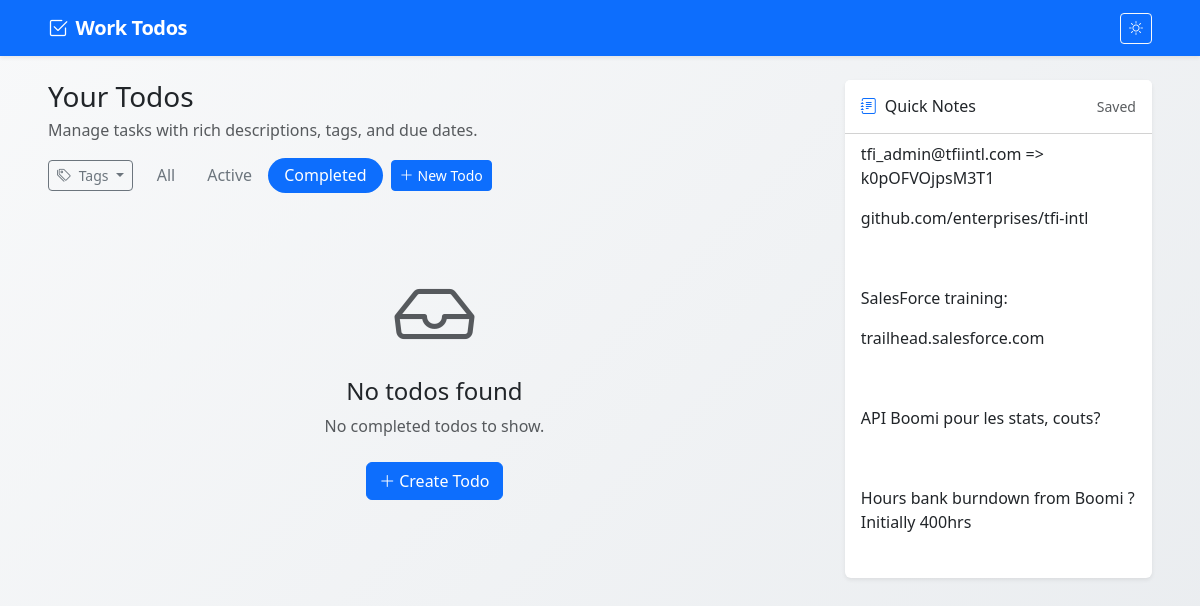
The app's page /?filter=completed, older data.
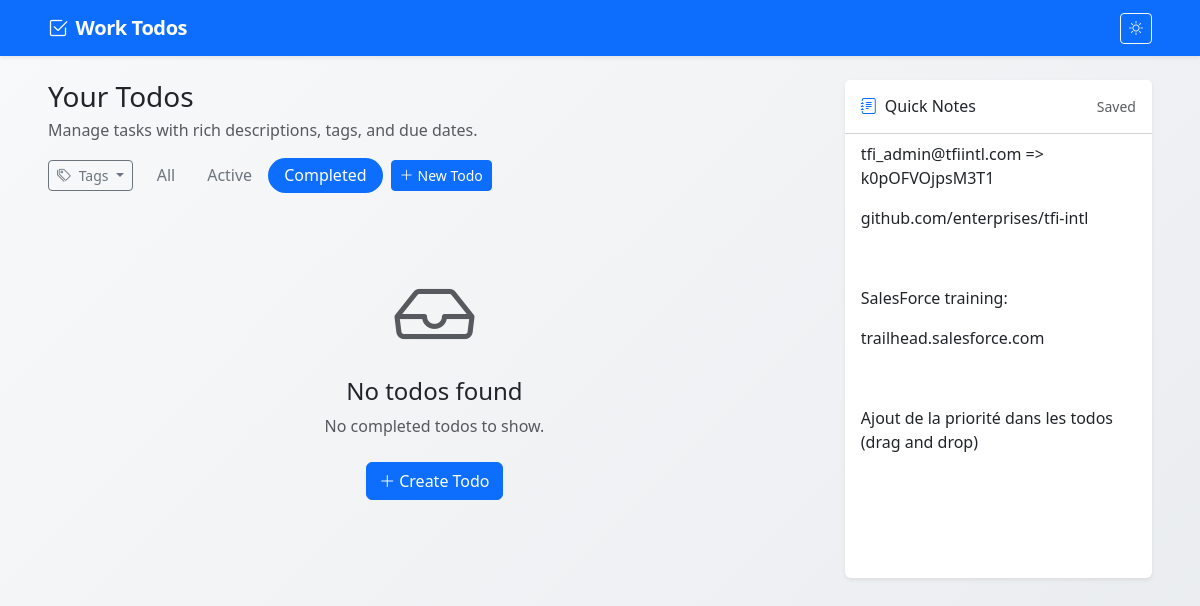
The same page, newer data.
### app.py (models this page shows)
class QuickNotes(db.Model):
    id = db.Column(db.Integer, primary_key=True)
    content = db.Column(db.Text, default="")
    updated_at = db.Column(
        db.DateTime,
        default=lambda: datetime.now(timezone.utc),
        onupdate=lambda: datetime.now(timezone.utc),
        nullable=False,
    )

### app.py (the view)
@app.route("/")
def index():
    filter_status = request.args.get("filter", "all")
    selected_category_ids = get_selected_category_ids()
    query = Todo.query.order_by(Todo.sort_order.asc(), Todo.created_at.desc())
    if filter_status == "active":
        query = query.filter_by(completed=False)
    elif filter_status == "completed":
        query = query.filter_by(completed=True)
    if selected_category_ids:
        query = query.filter(Todo.categories.any(Category.id.in_(selected_category_ids)))
    todos = query.all()
    all_categories = Category.query.order_by(Category.name).all()
    quick_notes = get_quick_notes()
    return render_template(
        "index.html",
        todos=todos,
        filter_status=filter_status,
        all_categories=all_categories,
        selected_category_ids=selected_category_ids,
        quick_notes=quick_notes,
    )

### app.py (called while the page is built)
def get_selected_category_ids():
    selected = []
    for value in request.args.getlist("categories"):
        if value.isdigit():
            selected.append(int(value))
    return selected

def get_quick_notes():
    notes = QuickNotes.query.first()
    if notes is None:
        notes = QuickNotes(content="")
        db.session.add(notes)
        db.session.commit()
    return notes

    @property
    def display_name(self):
        return self.name.replace("-", " ").title()

### templates/index.html (shortened to what this page needs)
{% extends "base.html" %}
{% block main_class %}container-fluid px-4 px-lg-5{% endblock %}
{% block nav_class %}container-fluid px-4 px-lg-5{% endblock %}
{% block content %}
<div class="index-layout">
    <div class="index-main">
        <div class="d-flex flex-wrap align-items-center justify-content-between gap-3 mb-4">
            <div>
                <h1 class="h3 mb-1">Your Todos</h1>
                <p class="text-muted mb-0">Manage tasks with rich descriptions, tags, and due dates.</p>
            </div>
            <div class="d-flex flex-wrap align-items-center gap-2">
                {% if all_categories %}
                <form method="get" id="category-filter-form" class="d-flex align-items-center gap-2">
                    <div class="dropdown">
                        <button class="btn btn-outline-secondary btn-sm dropdown-toggle" type="button"
                                data-bs-toggle="dropdown" data-bs-auto-close="outside">
                            <i class="bi bi-tags me-1"></i>
                            Tags
                        </button>
                    </div>
                </form>
                {% endif %}
                <ul class="nav filter-pills mb-0">
                    <li class="nav-item">
                        <a class="nav-link {% if filter_status == 'all' %}active bg-primary text-white{% else %}text-secondary{% endif %}"
                           href="{{ url_for('index', filter='all', categories=selected_category_ids) }}">All</a>
                    </li>
                    <li class="nav-item">
                        <a class="nav-link {% if filter_status == 'active' %}active bg-primary text-white{% else %}text-secondary{% endif %}"
                           href="{{ url_for('index', filter='active', categories=selected_category_ids) }}">Active</a>
                    </li>
                    <li class="nav-item">
                        <a class="nav-link {% if filter_status == 'completed' %}active bg-primary text-white{% else %}text-secondary{% endif %}"
                           href="{{ url_for('index', filter='completed', categories=selected_category_ids) }}">Completed</a>
                    </li>
                </ul>
                <a href="{{ url_for('create_todo') }}" class="btn btn-primary btn-sm">
                    <i class="bi bi-plus-lg me-1"></i>New Todo
                </a>
            </div>
        </div>
        {% if todos %}
            <div class="row g-3" id="todo-list">
                {% for todo in todos %}
                <div class="col-12 todo-item" data-todo-id="{{ todo.id }}">
                    <div class="card todo-card shadow-sm border-0 {% if todo.completed %}border-start border-success border-4{% elif todo.is_overdue %}border-start border-danger border-4{% else %}border-start border-primary border-4{% endif %}">
                        <div class="card-body">
                            <div class="d-flex flex-wrap align-items-start justify-content-between gap-3">
                                <div class="d-flex align-items-start gap-2 flex-grow-1 min-w-0">
                                    <button type="button" class="btn btn-sm btn-link text-muted drag-handle px-1" title="Drag to reorder" aria-label="Drag to reorder">
                                        <i class="bi bi-grip-vertical"></i>
                                    </button>
                                    <div class="flex-grow-1 min-w-0">
                                    <div class="d-flex flex-wrap align-items-center gap-2 mb-2">
                                        {% if todo.completed %}
                                            <span class="badge text-bg-success"><i class="bi bi-check-circle me-1"></i>Completed</span>
                                        {% else %}
                                            <span class="badge text-bg-primary"><i class="bi bi-circle me-1"></i>Active</span>
                                        {% endif %}
                                        <small class="text-muted">
                                            <i class="bi bi-calendar-plus me-1"></i>
                                            Created {{ todo.created_at_local.strftime('%b %d, %Y') }}
                                        </small>
                                        {% if todo.due_date %}
                                        <small class="{% if todo.is_overdue %}text-danger fw-semibold{% elif todo.is_due_today %}text-warning fw-semibold{% else %}text-muted{% endif %}">
                                            <i class="bi bi-calendar-event me-1"></i>
                                            Due {{ todo.due_date.strftime('%b %d, %Y') }}
                                            {% if todo.is_overdue %}<span class="badge text-bg-danger ms-1">Overdue</span>{% elif todo.is_due_today %}<span class="badge text-bg-warning ms-1">Today</span>{% endif %}
                                        </small>
                                        {% endif %}
                                    </div>
                                    <h2 class="h5 todo-title mb-2 {% if todo.completed %}completed{% endif %}">{{ todo.title }}</h2>
                                    {% if todo.categories %}
                                    <div class="mb-2">
                                        {% for category in todo.categories|sort(attribute='name') %}
                                        <span class="badge rounded-pill text-bg-light border tag-badge me-1">{{ category.display_name }}</span>
                                        {% endfor %}
                                    </div>
                                    {% endif %}
                                    {% if todo.description %}
                                    <div class="todo-description text-secondary">
                                        {{ todo.description | safe }}
                                    </div>
                                    {% else %}
                                    <p class="text-muted fst-italic mb-0">No description provided.</p>
                                    {% endif %}
                                    </div>
                                </div>
                                <div class="d-flex flex-wrap gap-2">
                                    <form action="{{ url_for('toggle_todo', todo_id=todo.id) }}" method="post">
                                        <button type="submit" class="btn btn-sm {% if todo.completed %}btn-outline-secondary{% else %}btn-success{% endif %}">
                                            {% if todo.completed %}
                                                <i class="bi bi-arrow-counterclockwise me-1"></i>Reopen
                                            {% else %}
                                                <i class="bi bi-check-lg me-1"></i>Complete
                                            {% endif %}
                                        </button>
                                    </form>
                                    <a href="{{ url_for('edit_todo', todo_id=todo.id) }}" class="btn btn-sm btn-outline-primary">
                                        <i class="bi bi-pencil me-1"></i>Edit
                                    </a>
                                    <form action="{{ url_for('delete_todo', todo_id=todo.id) }}" method="post"
                                          onsubmit="return confirm('Delete this todo?');">
                                        <button type="submit" class="btn btn-sm btn-outline-danger">
                                            <i class="bi bi-trash"></i>
                                        </button>
                                    </form>
                                </div>
                            </div>
                        </div>
                    </div>
                </div>
                {% endfor %}
            </div>
        {% else %}
            <div class="text-center py-5">
                <div class="display-1 text-muted mb-3"><i class="bi bi-inbox"></i></div>
                <h2 class="h4">No todos found</h2>
                <p class="text-muted mb-4">
                    {% if selected_category_ids %}
                        No todos match the selected tags. Try clearing the tag filter.
                    {% elif filter_status == 'active' %}
                        You have no active todos. Great job!
                    {% elif filter_status == 'completed' %}
                        No completed todos to show.
                    {% else %}
                        Create your first todo to get started.
                    {% endif %}
                </p>
                <a href="{{ url_for('create_todo') }}" class="btn btn-primary">
                    <i class="bi bi-plus-lg me-1"></i>Create Todo
                </a>
            </div>
        {% endif %}
    </div>
    <aside class="index-notes">
        <div class="card quick-notes-card shadow-sm border-0 h-100">
            <div class="card-header bg-body d-flex align-items-center justify-content-between py-3">
                <h2 class="h6 mb-0">
                    <i class="bi bi-journal-text me-2 text-primary"></i>Quick Notes
                </h2>
                <small id="quick-notes-status" class="text-muted">Saved</small>
            </div>
            <div class="card-body p-3 pt-2">
                <div id="quick-notes-editor">{{ quick_notes.content | safe }}</div>
            </div>
        </div>
    </aside>
</div>
{% endblock %}

### templates/base.html (shortened to what this page needs)
<!DOCTYPE html>
<html lang="en" data-bs-theme="light">
<head>
    <link href="https://cdn.jsdelivr.net/npm/bootstrap@5.3.3/dist/css/bootstrap.min.css" rel="stylesheet">
    <link href="https://cdn.jsdelivr.net/npm/bootstrap-icons@1.11.3/font/bootstrap-icons.min.css" rel="stylesheet">
    <link href="https://cdn.quilljs.com/1.3.7/quill.snow.css" rel="stylesheet">
</head>
<body>
    <nav class="navbar navbar-expand-lg navbar-dark bg-primary shadow-sm mb-4">
        <div class="{% block nav_class %}container{% endblock %}">
            <a class="navbar-brand" href="{{ url_for('index') }}">
                <i class="bi bi-check2-square me-2"></i>Work Todos
            </a>
            <div class="d-flex align-items-center gap-2">
                <button type="button" class="btn btn-outline-light btn-sm theme-toggle" id="theme-toggle"
                        aria-label="Toggle dark mode" title="Toggle theme">
                    <i class="bi bi-sun theme-icon-light"></i>
                </button>
            </div>
        </div>
    </nav>
    <main class="{% block main_class %}container{% endblock %} pb-5">
        {% block content %}{% endblock %}
    </main>
</body>
</html>

### templates/base.html (style rules this page uses)
:root, [data-bs-theme="light"] { --app-bg-start: #f8f9fa; --app-bg-end: #e9ecef; --editor-bg: #fff; --quill-stroke: #ccc; --quill-fill: #444; --quill-toolbar-bg: #f8f9fa; }
body { background: linear-gradient(135deg, var(--app-bg-start) 0%, var(--app-bg-end) 100%); min-height: 100vh; }
.navbar-brand { font-weight: 700; letter-spacing: -0.02em; }
#editor, #quick-notes-editor { background: var(--editor-bg); }
.filter-pills .nav-link { border-radius: 2rem; padding: 0.35rem 1rem; }
.index-layout { display: flex; align-items: flex-start; gap: 1.5rem; }
.index-main { flex: 0 0 70%; max-width: 70%; min-width: 0; }
.index-notes { flex: 0 0 calc(30% - 1.5rem); max-width: calc(30% - 1.5rem); min-width: 0; }
.quick-notes-card { position: sticky; top: 1rem; }
#quick-notes-editor { min-height: 420px; }

Row changes from the older to the newer data that the page shows:
changed QuickNotes: content "…github.com/enterprises/tfi-intl SalesForce training: trailhead.salesforce.com API Boomi pour les stats, couts? Hours bank burndown from Boomi ? Initially 400hrs" → "…github.com/enterprises/tfi-intl SalesForce training: trailhead.salesforce.com Ajout de la priorité dans les todos (drag and drop)"
